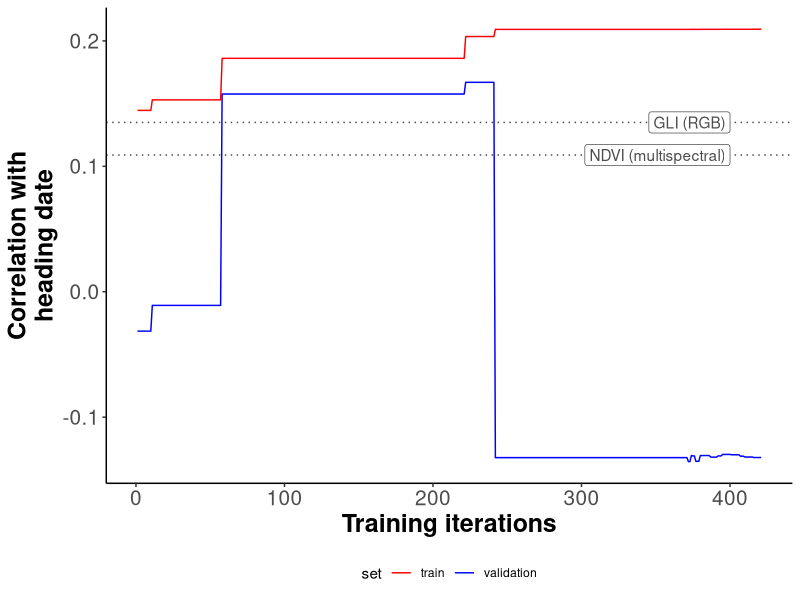
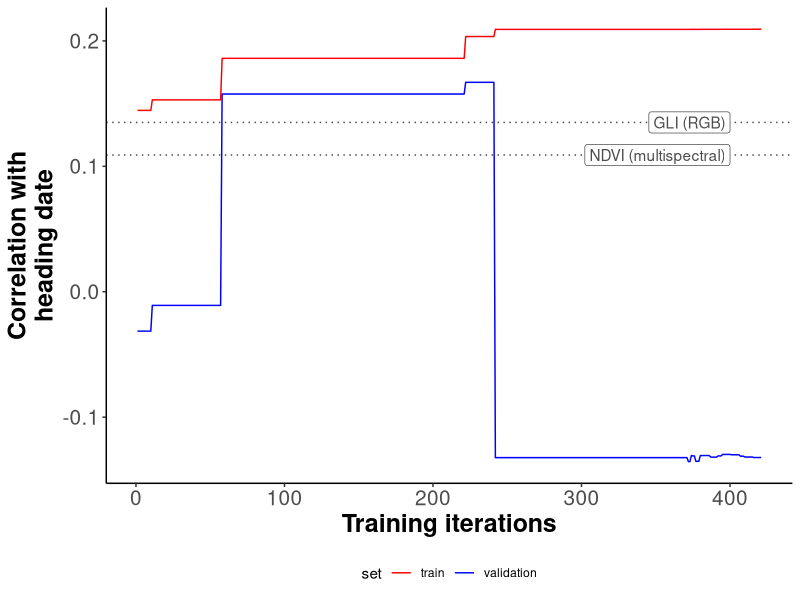

The R source for these figures, in order:
library(ggplot2)
setwd('~/research/paper-drone2report/')

df = NULL


# LOADING DATA ------------------------------------------------------------
df_tmp = read.csv('results/cs4_optimizing_index/ms_train_val.csv')
df = rbind(df, 
               data.frame(
                 cycle = 1:nrow(df_tmp),
                 correlation = df_tmp$correlation_train,
                 set = 'train'
               ),
               data.frame(
                 cycle = 1:nrow(df_tmp),
                 correlation = df_tmp$correlation_val,
                 set = 'validation'
               )
)

# PLOT --------------------------------------------------------------------
p = ggplot(data = df, aes(x=cycle, y=correlation, color = set)) + 
  geom_line() + scale_color_manual(values=c('red', 'blue')) +
  xlab('Training iterations') + ylab('Correlation with\nheading date') + 
  geom_hline(yintercept = 0.109, colour = 'grey30', linewidth = 0.5, linetype = 3) + 
  geom_hline(yintercept = 0.135, colour = 'grey30', linewidth = 0.5, linetype = 3) +
  annotate('label', x=400, y=0.109, label = 'NDVI (multispectral)', color = 'grey30', hjust = 'right') +
  annotate('label', x=400, y=0.135,  label = 'GLI (RGB)', color = 'grey30', hjust = 'right') +
  theme_classic() + 
  theme(axis.title = element_text(face='bold', size = 18),
        axis.text = element_text(size = 15),
        legend.position = 'bottom')
print(p)
ggsave(
  filename = 'figures_tables/trajectories.png', 
  plot = p, width = 3000, height = 1800, units = 'px')
